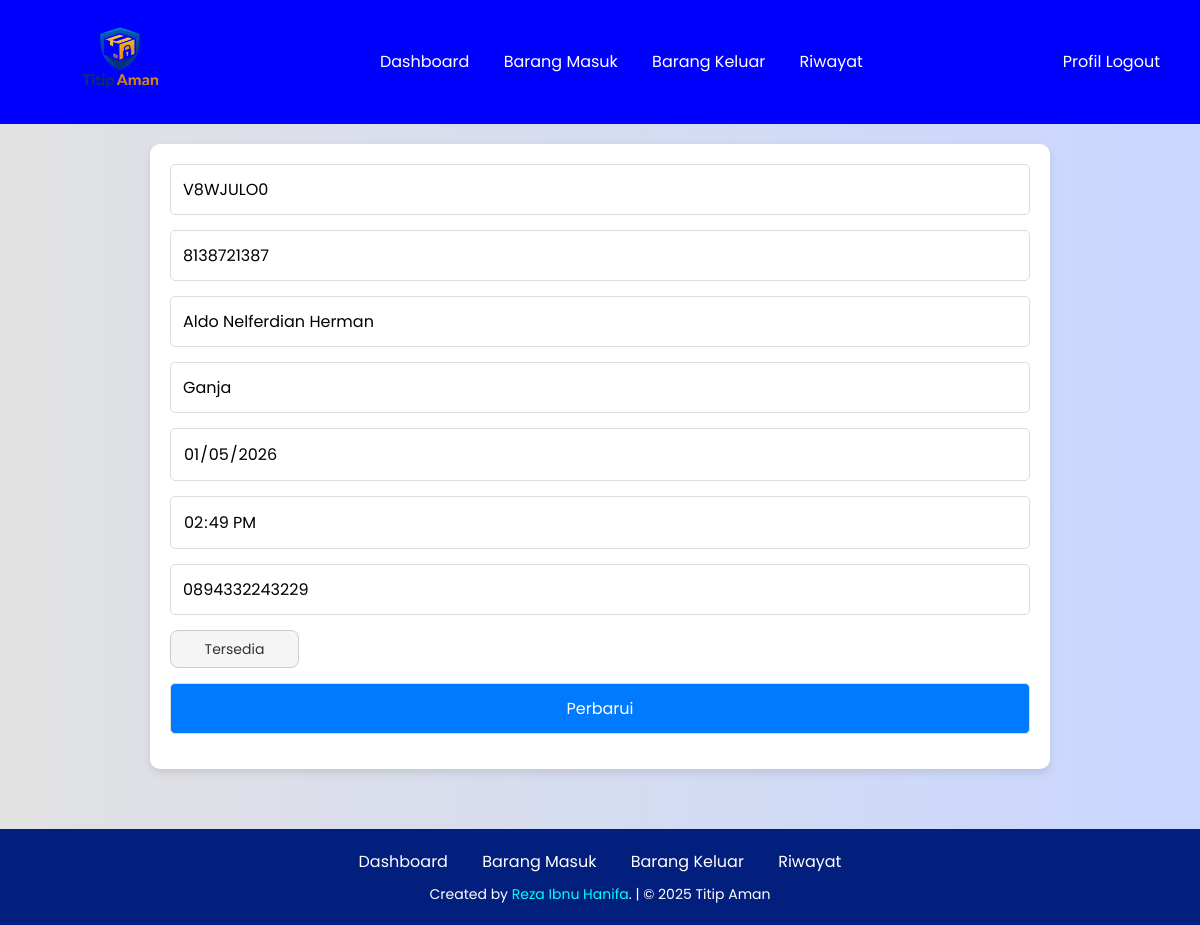
The page /component/editbarang.php?kode_barang=V8WJULO0 (signed in) on the database its author committed.
### tables this page shows
CREATE TABLE `barang` (
  `id` int(11) NOT NULL,
  `kode_barang` varchar(50) NOT NULL,
  `no_identitas` varchar(20) NOT NULL,
  `nama_penitip` varchar(100) NOT NULL,
  `no_telepon` varchar(15) NOT NULL,
  `nama_barang` varchar(100) NOT NULL,
  `tanggal_masuk` date NOT NULL,
  `jam_masuk` time NOT NULL,
  `petugas_id` int(11) NOT NULL,
  `status` enum('Tersedia','Diambil') NOT NULL DEFAULT 'Tersedia'
);

### component/editbarang.php (the view, shortened to what this page needs)
<?php
include_once '../config/database.php';
if (isset($_GET['kode_barang'])) {
    $kode_barang = $_GET['kode_barang'];
    try {
        $query = "SELECT * FROM barang WHERE kode_barang = :kode_barang";
        $stmt = $pdo->prepare($query);
        $stmt->bindParam(':kode_barang', $kode_barang);
        $stmt->execute();
        $row = $stmt->fetch(PDO::FETCH_ASSOC);
        if ($row) {
            $kode_barang = $row['kode_barang'];
            $no_identitas = $row['no_identitas'];
            $nama_penitip = $row['nama_penitip'];
            $no_telepon = $row['no_telepon'];
            $nama_barang = $row['nama_barang'];
            $tanggal_masuk = $row['tanggal_masuk'];
            $jam_masuk = $row['jam_masuk'];
            $status = $row['status'];
        }
    } catch (PDOException $e) {
        echo "<script>alert('Error: " . $e->getMessage() . "');</script>";
    }
}
?>
<!DOCTYPE html>
<html lang="id">
<head>
    <link rel="stylesheet" href="../css/style.css">
</head>
<body>
    <nav class="navbar">
        <a href="dashboard.php" class="navbar-logo">
            <img src="../css/assets/logo.png" alt="Logo Titip Aman" class="logo-img">
        </a>
        <div class="navbar-nav">
            <a href="dashboard.php">Dashboard</a>
            <a href="barangmasuk.php">Barang Masuk</a>
            <a href="barangkeluar.php">Barang Keluar</a>
            <a href="riwayat.php">Riwayat</a>
        </div>
        <div class="navbar-extra">
            <a href="profil.php">Profil</a>
            <a href="../auth/logout.php">Logout</a>
        </div>
    </nav>
    <div class="form-penambahan">
        <form method="POST" action="editbarang.php">
            <input type="text" id="kode" name="kode_barang" placeholder="Kode Barang" value="<?php echo $kode_barang; ?>" required readonly>
            <input type="text" id="noIdentitas" name="no_identitas" placeholder="No Identitas (KTP)" value="<?php echo $no_identitas; ?>" readonly>
            <input type="text" id="namaPenitip" name="nama_penitip" placeholder="Nama Penitip" value="<?php echo $nama_penitip; ?>" readonly>
            <input type="text" id="namaBarang" name="nama_barang" placeholder="Nama Barang" value="<?php echo $nama_barang; ?>" readonly>
            <input type="date" id="tanggalMasuk" name="tanggal_masuk" value="<?php echo $tanggal_masuk; ?>" required readonly>
            <input type="time" id="jamMasuk" name="jam_masuk" value="<?php echo $jam_masuk; ?>" required readonly>
            <input type="text" id="noTelepon" name="no_telepon" placeholder="No Telepon" value="<?php echo $no_telepon; ?>" required>
            <select id="status" name="status" required>
                <option value="Tersedia" <?php echo ($status == "Tersedia") ? 'selected' : ''; ?>>Tersedia</option>
            </select>
            <button type="submit" name="edit_barang">Perbarui</button>
        </form>
    </div>
    <footer class="footer">
        <div class="links">
            <a href="#dashboard">Dashboard</a>
            <a href="#masukkanbarang">Barang Masuk</a>
            <a href="#barangkeluar">Barang Keluar</a>
            <a href="#riwayat">Riwayat</a>
        </div>
        <div class="credits">
            <p>Created by <a href="#">Reza Ibnu Hanifa</a>. | &copy; 2025 Titip Aman</p>
        </div>
    </footer>
</body>
</html>

### css/style.css (style rules this page uses)
* { margin: 0; padding: 0; box-sizing: border-box; font-family: "Poppins", sans-serif; }
body { background-color: #c9d6ff; background: linear-gradient(to right, #e2e2e2, #c9d6ff); display: flex; flex-direction: column; align-items: center; justify-content: flex-start; min-height: 100vh; padding: 20px; margin-top: 0; }
html, body { margin: 0; padding: 0; height: 100%; width: 100%; box-sizing: border-box; }
.navbar { display: flex; justify-content: space-between; align-items: center; background-color: #0000ff; padding: 5px 40px; color: white; width: 100%; margin: 0; position: relative; top: 0; }
.navbar-logo .logo-img { width: 10rem; height: auto; margin-right: 10px; }
.navbar-nav a { color: white; margin-right: 30px; text-decoration: none; }
.navbar-extra a { color: white; text-decoration: none; }
.footer { margin-top: 40px; padding: 20px; background-color: #021f7e; color: white; text-align: center; width: 100%; }
.footer .links a { color: white; margin: 0 15px; text-decoration: none; }
.footer .credits { margin-top: 10px; font-size: 14px; }
select { width: 15%; padding: 10px; font-size: 14px; color: #333; background-color: #f5f5f5; border: 1px solid #ccc; border-radius: 8px; appearance: none; -webkit-appearance: none; -moz-appearance: none; box-sizing: border-box; cursor: pointer; transition: all 0.3s ease; }
select option { padding: 10px; font-size: 14px; color: #333; background-color: #fff; text-align: center; }
select option:checked { background-color: #0575e6; color: #fff; }
form select { margin-bottom: 15px; }
.form-penambahan { margin: 20px auto; padding: 20px; background: #fff; border-radius: 10px; box-shadow: 0 4px 8px rgba(0, 0, 0, 0.1); max-width: 900px; display: block; gap: 20px; width: 100%; }
.form-penambahan input, .form-penambahan button { padding: 12px; font-size: 16px; border-radius: 5px; border: 1px solid #ddd; width: 100%; box-sizing: border-box; margin-bottom: 15px; }
.form-penambahan button { background: #007bff; color: #fff; cursor: pointer; transition: background-color 0.3s; }
.footer .credits a { color: cyan; text-decoration: none; }

### rows shown on the page
barang: kode_barang "V8WJULO0", no_identitas "8138721387", nama_penitip "Aldo Nelferdian Herman", nama_barang "Ganja", tanggal_masuk "01/05/2026", jam_masuk "14:49:00", no_telepon "0894332243229", status "Tersedia"
